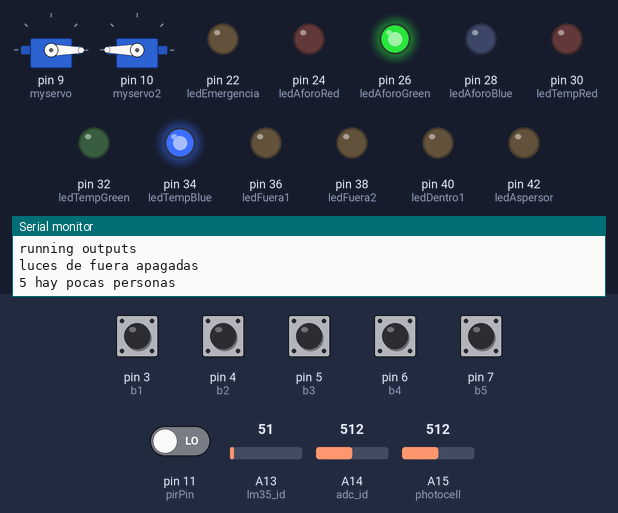
Bench run of a sketch on a simulated Arduino Mega 2560, built with avr-gcc and run on an emulated ATmega2560. Shown: 2 × servo, output pins drawn as LEDs (lit = HIGH), the last lines printed to the serial monitor. Dashed ring = blinking. Inputs (shaded band) come from the test bench; at power-on: pin 3 (b1), pin 4 (b2), pin 5 (b3), pin 6 (b4), pin 7 (b5) HIGH, pin 11 (pirPin) LOW, A15 (photocell) = 512, A13 (lm35_id) = 51, A14 (adc_id) = 512.

Above: at 0.1 s.
1.3 s: pin 11 (pirPin) driven HIGH
At 1.9 s:
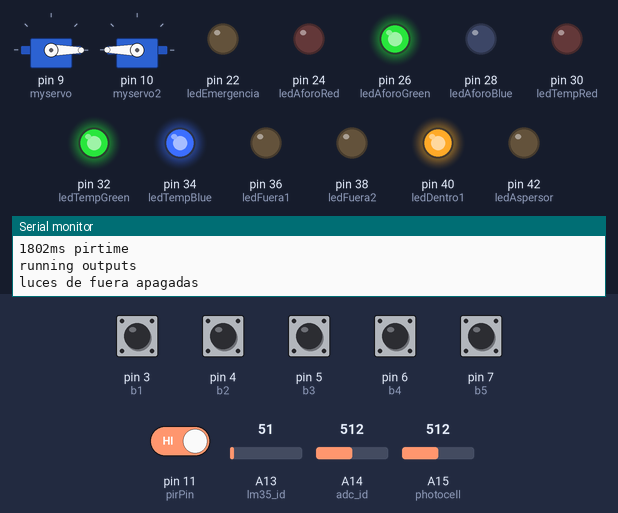
5.6 s: pin 3 (b1) pulled LOW for 0.15 s
At 8.0 s:
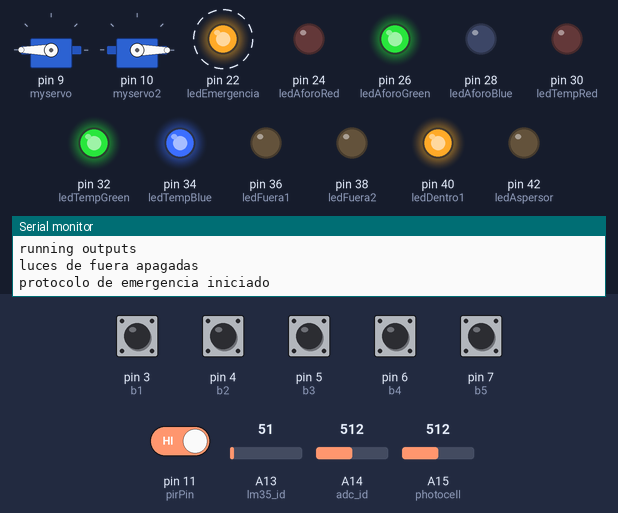
9.1 s: A15 (photocell) set to 414
12.7 s: A15 (photocell) set to 388
At 13.5 s:
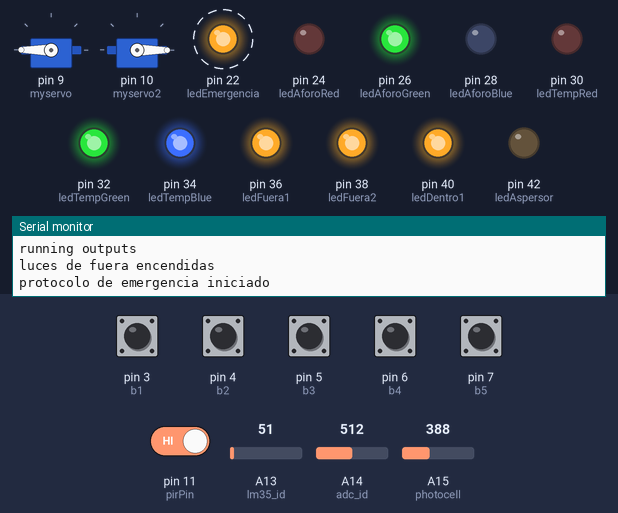
16.2 s: A13 (lm35_id) set to 42
19.7 s: A13 (lm35_id) set to 35
At 21.4 s:
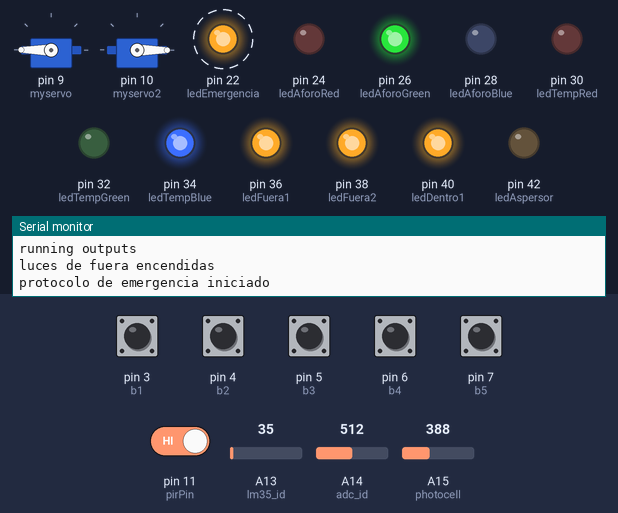
Timing chart, 0 to 24.2 s (numbered marks = the images above; inputs shaded):
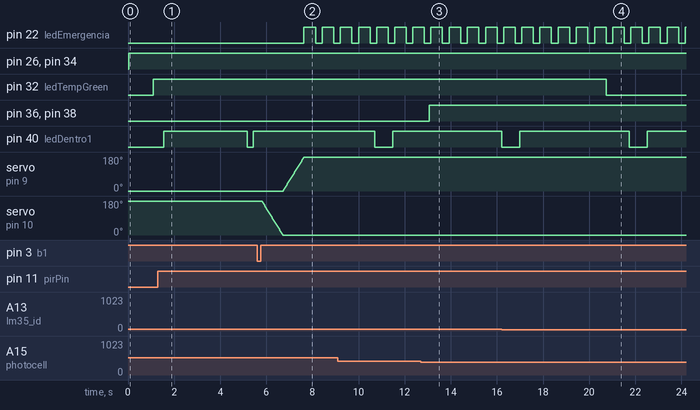

The sketch:

turbio.ino
```cpp
//experimento turbio
//booleans que controlan cosas
//boolean welcomeB;

#define b1 3//emergencia
#define b2 4//
#define b3 5//
#define b4 6//puerta1
#define b5 7//puerta2


int ledEmergencia = 22;
int ledAforoRed = 24;
int ledAforoGreen = 26;
int ledAforoBlue = 28;
int ledTempRed = 30;
int ledTempGreen = 32;
int ledTempBlue = 34;
int ledFuera1 = 36;
int ledFuera2 = 38;
int ledDentro1 = 40;
int ledAspersor = 42;

boolean dhtB;

boolean emergenciaB;
boolean lucesFueraB;
boolean lucesDentroB;
boolean aspersoresB;
boolean aforoCompletoB;
boolean lm35B;
boolean puerta1Open;
//boolean puerta1Close;
boolean puerta2Open;
//boolean puerta2Close;

float humedad;
float temperatura;

//aforo
long aforo;
int empleados = 5;

//millis()
long previousMillis = 0;
long ping = 0;
long pirTime = 0;
long previousPir;
//photocell
int photocell = 15;

//Servos
#include <Servo.h>
Servo myservo;  // create servo object to control a servo
Servo myservo2;
int pos = 0;
int servoTime = 5;

//PIR
int pirPin = 11; // Input for HC-S501
int pirValue; // Place to store read PIR Value

//lm35
int lm35_id = 13;
long tempTime = 0;
long previousTemp = 0;

//humedad
int adc_id = 14;
long waterTime = 0;
long previousWater = 0;

//////////////////////////////////////////////////////////////////////////////SETUP

void setup() {
  Serial.begin(9600);
  // welcomeB=false;
  emergenciaB = false;
  dhtB = true;

  lucesFueraB = false;
  lucesDentroB = false;
  aspersoresB = false;
  aforoCompletoB = false;
  puerta1Open = false;
  puerta2Open = false;
  lm35B = false;

  humedad = 0;
  temperatura = 0;

  aforo = empleados;

  pinMode(ledEmergencia, OUTPUT);
  pinMode(ledAforoRed, OUTPUT);
  pinMode(ledAforoGreen, OUTPUT);
  pinMode(ledAforoBlue, OUTPUT);
  pinMode(ledTempRed, OUTPUT);
  pinMode(ledTempGreen, OUTPUT);
  pinMode(ledTempBlue, OUTPUT);
  pinMode(ledFuera1, OUTPUT);
  pinMode(ledFuera2, OUTPUT);
  pinMode(ledDentro1, OUTPUT);
  pinMode(ledAspersor, OUTPUT);


  pinMode(b1, INPUT_PULLUP);
  pinMode(b2, INPUT_PULLUP);
  pinMode(b3, INPUT_PULLUP);
  pinMode(b4, INPUT_PULLUP);
  pinMode(b5, INPUT_PULLUP);
  //servos
  myservo.attach(9);
  myservo2.attach(10);
  //servos a posicion 0
  myservo.write(0);
  myservo2.write(180);
  //PIR
  pinMode(pirPin, INPUT);
  previousPir = 0;
}

void loop() {
  RunSystem();

}


//////////////////////////////////////////////////////////////////////////////RUN SYSTEM
void RunSystem() {


  Serial.println("running system");


  CheckInputs();
  RunOutputs();

  delay(200);
  ping = millis() - previousMillis;
  Serial.print(ping); Serial.println("ms delay");
  previousMillis = millis();
  Serial.print(analogRead(photocell)); Serial.println(" light");
}
//Inputs
void CheckInputs() {
  Serial.println("checking inputs");
  if (digitalRead(b1) == LOW) {
    if (emergenciaB == false) {
      //abrir puertas
      emergenciaB = true;
    }
    else if (emergenciaB == true) {
      //apagar luz roja emergencia
      emergenciaB = false;
    }
  }
  if (digitalRead(b2) == LOW)aforo++;
  if (digitalRead(b3) == LOW)aforo--;


  if (digitalRead(b4) == LOW) {
    if (puerta1Open == false) {
      OpenPuerta1();
      puerta1Open = true;
    } else if (puerta1Open == true) {
      ClosePuerta1();
      puerta1Open = false;
    }
  }
  if (digitalRead(b5) == LOW) {
    if (puerta2Open == false) {
      OpenPuerta2();
      puerta2Open = true;
    } else if (puerta2Open == true) {
      ClosePuerta2();
      puerta2Open = false;
    }
  }


  //PIR
  if (lucesDentroB == true) {
    pirTime = pirTime + (millis() - previousPir);
    Serial.print(pirTime); Serial.println("ms pirtime");
    previousPir = millis();

  }
  if (digitalRead(pirPin) == HIGH) {

    lucesDentroB = true;
    // pirValue = digitalRead(pirPin);
    // digitalWrite(ledDentro1, pirValue);
    digitalWrite(ledDentro1, HIGH);

  }
  if (pirTime > 5000) {
    digitalWrite(ledDentro1, LOW);
    pirTime = 0;
    lucesDentroB = false;
  }
  //PHOTOCELL
  if (analogRead(photocell) > 400) {
    lucesFueraB = false;
  }
  if (analogRead(photocell) <= 400) {
    lucesFueraB = true;
  }

  //Check dht for humedad and temp

}
//Outputs
void RunOutputs() {
  Serial.println("running outputs");

  if (lucesFueraB == true) {
    //enncender luz fuera
    digitalWrite(ledFuera1, HIGH);
    digitalWrite(ledFuera2, HIGH);
    Serial.println("luces de fuera encendidas");
  } else if (lucesFueraB == false) {
    //appagar luz fuera
    digitalWrite(ledFuera1, LOW);
    digitalWrite(ledFuera2, LOW);
    Serial.println("luces de fuera apagadas");
  }
  if (emergenciaB == true) {
    Serial.println("protocolo de emergencia iniciado");
    if (puerta1Open == false) {
      OpenPuerta1();
      puerta1Open = true;
    }
    if (puerta2Open == false) {
      OpenPuerta2();
      puerta2Open = true;
    }
    digitalWrite(ledEmergencia, HIGH);
    delay(500);
    digitalWrite(ledEmergencia, LOW);
  }
  if (humedad <= 50) {
    //apagar aspersores(led azul)
  } else if (humedad >= 50) {
    //encender aspersores (led azul)
  }


  Serial.print(aforo);
  if (aforo <= 14) {


    Serial.println(" hay pocas personas");
    // (led rgb verde)
    digitalWrite(ledAforoGreen, HIGH);
    digitalWrite(ledAforoRed, LOW);
    digitalWrite(ledAforoBlue, LOW);
  } else if (aforo <= 39 && aforo >= 15) {
    Serial.println(" hay gente");
    // (led rgb amrillo)
    digitalWrite(ledAforoGreen, HIGH);
    digitalWrite(ledAforoRed, HIGH);
    digitalWrite(ledAforoBlue, LOW);
  } else if (aforo >= 40) {
    Serial.println(" aforo máximo alcanzado ");
    //(led rgb rojo)
    digitalWrite(ledAforoGreen, LOW);
    digitalWrite(ledAforoRed, HIGH);
    digitalWrite(ledAforoBlue, LOW);
  }
  Water();
  Temp();
}
void ClosePuerta1() {
  for (pos = 0; pos <= 180; pos += 1) {
    myservo2.write(pos);              // tell servo to go to position in variable 'pos'
    delay(servoTime);
  }
}
void OpenPuerta2() {
  for (pos = 0; pos <= 180; pos += 1) {
    myservo.write(pos);              // tell servo to go to position in variable 'pos'
    delay(servoTime);
  }
}
void OpenPuerta1() {
  for (pos = 180; pos >= 0; pos -= 1) {
    myservo2.write(pos);              // tell servo to go to position in variable 'pos'
    delay(servoTime);
  }
}
void ClosePuerta2() {
  for (pos = 180; pos >= 0; pos -= 1) {
    myservo.write(pos);              // tell servo to go to position in variable 'pos'
    delay(servoTime);
  }
}
void Water() {
  waterTime = waterTime + (millis() - previousWater);
  previousWater = millis();
  if (aspersoresB == false) {
    if (waterTime > 1000) {
      waterTime = 0;
      aspersoresB = true;
    }

  }
  if (aspersoresB == true) {
    int value = analogRead(adc_id); // get adc value
    Serial.println(value);
    if (value < 50) {
      digitalWrite(ledAspersor, HIGH);
    } else digitalWrite(ledAspersor, LOW);
    aspersoresB = false;
  }
}
void Temp() {
  tempTime = tempTime + (millis() - previousTemp);
  previousTemp = millis();
  if (lm35B == false) {
    if (tempTime > 1000) {
      tempTime = 0;
      lm35B = true;
    }

  }
  if (lm35B == true) {
    int tempValue = analogRead(lm35_id); // get adc value
    temperatura = ((tempValue - 32) / 1.8);
    Serial.print("temp="); Serial.println(temperatura);
    lm35B = false;
  }
  if (temperatura <= 4) {
    //mucho frio(led rgb azul)
    digitalWrite(ledTempGreen, LOW);
    digitalWrite(ledTempRed, LOW);
    digitalWrite(ledTempBlue, HIGH);
  }
  else if (temperatura <= 24 && temperatura >= 5) {
    //frio(led rgb cian)
    digitalWrite(ledTempGreen, HIGH);
    digitalWrite(ledTempRed, LOW);
    digitalWrite(ledTempBlue, HIGH);
  } else if (temperatura <= 34 && temperatura >= 25) {
    //normal (led rgb verde)
    digitalWrite(ledTempGreen, HIGH);
    digitalWrite(ledTempRed, LOW);
    digitalWrite(ledTempBlue, LOW);
  } else if (temperatura <= 44 && temperatura >= 35) {
    //calor (led rgb amrillo)
    digitalWrite(ledTempGreen, HIGH);
    digitalWrite(ledTempRed, HIGH);
    digitalWrite(ledTempBlue, LOW);
  } else if (temperatura >= 45) {
    //calor (led rgb rojo)
    digitalWrite(ledTempGreen, LOW);
    digitalWrite(ledTempRed, HIGH);
    digitalWrite(ledTempBlue, LOW);
  }
}
```

Measured:
- the behaviour switches between 401 and 400 on A15 (photocell) (found by bisection; images 2 and 3)
- the behaviour switches between 40 and 39 on A13 (lm35_id) (found by bisection; images 3 and 4)
- after the input at 1.3 s, pin 40 (ledDentro1): LOW → HIGH after 0.24 s, → LOW 3.6 s later, → HIGH 0.27 s later
- after the input at 5.6 s, pin 22 (ledEmergencia): alternates HIGH for 0.50 s and LOW for 0.29 s, starting after 2.0 s; servo on pin 9 (myservo): moves from 0° to 180° over 0.89 s, starting after 1.1 s; servo on pin 10 (myservo2): moves from 180° to 0° over 0.91 s, starting after 0.20 s
- after the input at 12.7 s, pin 36 (ledFuera1), pin 38 (ledFuera2): LOW → HIGH after 0.37 s
- after the input at 19.7 s, pin 32 (ledTempGreen): HIGH → LOW after 1.0 s
